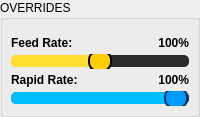
               <widget class="QGroupBox" name="groupBox_overrides">
                <property name="styleSheet">
                 <string notr="true">QSlider::groove:horizontal { background: #111111; height: 10px; border-radius: 5px; border: 1px solid #ff6600; }
QSlider::sub-page:horizontal { background: #ff8800; border-radius: 5px; }
QSlider::add-page:horizontal { background: #2b2b2b; border-radius: 5px; }
QSlider::handle:horizontal { background: #ff6600; border: 2px solid black; width: 20px; margin: -6px 0; border-radius: 10px; }
QSlider::handle:horizontal:hover { background: #ffaa33; }</string>
                </property>
                <property name="title">
                 <string>OVERRIDES</string>
                </property>
                <layout class="QVBoxLayout" name="layout_overrides_inner">
                 <property name="spacing">
                  <number>4</number>
                 </property>
                 <property name="leftMargin">
                  <number>8</number>
                 </property>
                 <property name="topMargin">
                  <number>16</number>
                 </property>
                 <property name="rightMargin">
                  <number>8</number>
                 </property>
                 <property name="bottomMargin">
                  <number>8</number>
                 </property>
                 <item>
                  <layout class="QHBoxLayout" name="layout_feedrate_row">
                   <item>
                    <widget class="QLabel" name="label_feedrate_title">
                     <property name="font">
                      <font>
                       <pointsize>9</pointsize>
                       <weight>75</weight>
                       <bold>true</bold>
                      </font>
                     </property>
                     <property name="text">
                      <string>Feed Rate:</string>
                     </property>
                    </widget>
                   </item>
                   <item>
                    <widget class="QLabel" name="label_feedrate">
                     <property name="font">
                      <font>
                       <pointsize>9</pointsize>
                       <weight>75</weight>
                       <bold>true</bold>
                      </font>
                     </property>
                     <property name="text">
                      <string>100%</string>
                     </property>
                     <property name="alignment">
                      <set>Qt::AlignRight|Qt::AlignTrailing|Qt::AlignVCenter</set>
                     </property>
                    </widget>
                   </item>
                  </layout>
                 </item>
                 <item>
                  <widget class="QSlider" name="slider_feedrate">
                   <property name="styleSheet">
                    <string notr="true">QSlider::groove:horizontal { background: #111111; height: 10px; border-radius: 5px; border: 1px solid #ffcc00; }
QSlider::sub-page:horizontal { background: #ffdd33; border-radius: 5px; }
QSlider::add-page:horizontal { background: #2b2b2b; border-radius: 5px; }
QSlider::handle:horizontal { background: #ffcc00; border: 2px solid black; width: 20px; margin: -6px 0; border-radius: 10px; }
QSlider::handle:horizontal:hover { background: #ffee66; }</string>
                   </property>
                   <property name="minimum">
                    <number>0</number>
                   </property>
                   <property name="maximum">
                    <number>200</number>
                   </property>
                   <property name="value">
                    <number>100</number>
                   </property>
                   <property name="orientation">
                    <enum>Qt::Horizontal</enum>
                   </property>
                  </widget>
                 </item>
                 <item>
                  <layout class="QHBoxLayout" name="layout_rapidrate_row">
                   <item>
                    <widget class="QLabel" name="label_rapidrate_title">
                     <property name="font">
                      <font>
                       <pointsize>9</pointsize>
                       <weight>75</weight>
                       <bold>true</bold>
                      </font>
                     </property>
                     <property name="text">
                      <string>Rapid Rate:</string>
                     </property>
                    </widget>
                   </item>
                   <item>
                    <widget class="QLabel" name="label_rapidrate">
                     <property name="font">
                      <font>
                       <pointsize>9</pointsize>
                       <weight>75</weight>
                       <bold>true</bold>
                      </font>
                     </property>
                     <property name="text">
                      <string>100%</string>
                     </property>
                     <property name="alignment">
                      <set>Qt::AlignRight|Qt::AlignTrailing|Qt::AlignVCenter</set>
                     </property>
                    </widget>
                   </item>
                  </layout>
                 </item>
                 <item>
                  <widget class="QSlider" name="slider_rapidrate">
                   <property name="styleSheet">
                    <string notr="true">QSlider::groove:horizontal { background: #1e1e1e; height: 10px; border-radius: 5px; border: 1px solid #0077cc; }
QSlider::sub-page:horizontal { background: #00bfff; border-radius: 5px; }
QSlider::add-page:horizontal { background: #2c2c2c; border-radius: 5px; }
QSlider::handle:horizontal { background: #0099ff; border: 2px solid #003366; width: 20px; margin: -6px 0; border-radius: 10px; }
QSlider::handle:horizontal:hover { background: #33ccff; }</string>
                   </property>
                   <property name="minimum">
                    <number>0</number>
                   </property>
                   <property name="maximum">
                    <number>100</number>
                   </property>
                   <property name="value">
                    <number>100</number>
                   </property>
                   <property name="orientation">
                    <enum>Qt::Horizontal</enum>
                   </property>
                  </widget>
                 </item>
                </layout>
               </widget>
